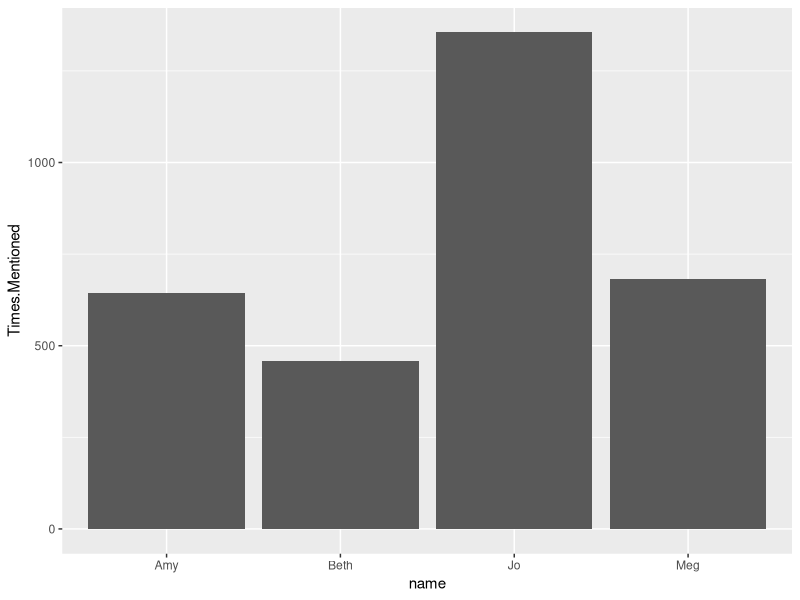

Recreate this plot in R.

library(ggplot2)

# create data
Little_women <- data.frame(
  name = c("Meg", "Jo", "Beth", "Amy") ,
  Times.Mentioned = c(683,1355,459,645)
)

# Create plot Object
LittleWomen_plot <- ggplot(data = Little_women, mapping = aes(x = name, y = Times.Mentioned)) +
      geom_bar(stat = "identity")

# Draw plot.
print(LittleWomen_plot)

